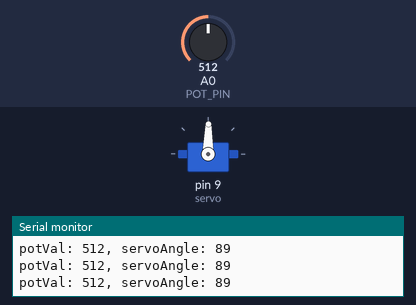
This sketch was run on a simulated Arduino Uno, built with avr-gcc and run on an emulated ATmega328P. On the bench: servo, the last lines printed to the serial monitor. The test bench sets the inputs (shaded band); at power-on: A0 (POT_PIN) = 512.

Above: at 1.2 s.
1.3 s: A0 (POT_PIN) set to 560
At 1.6 s:
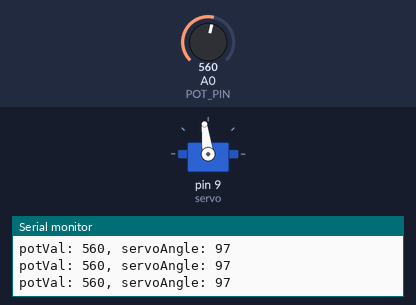
4.3 s: A0 (POT_PIN) set to 583
At 5.5 s:
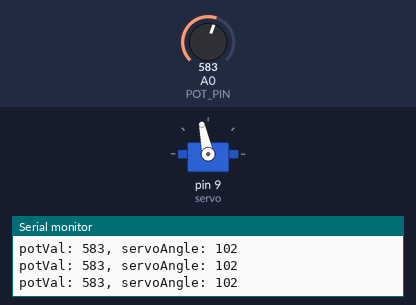
5.8 s: A0 (POT_PIN) set to 306
At 6.7 s:
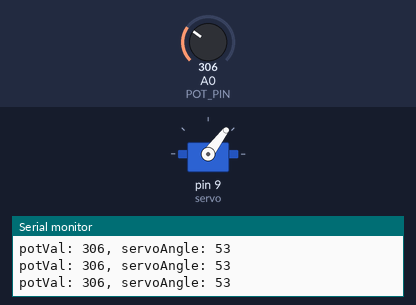
7.3 s: A0 (POT_PIN) set to 108
At 8.2 s:
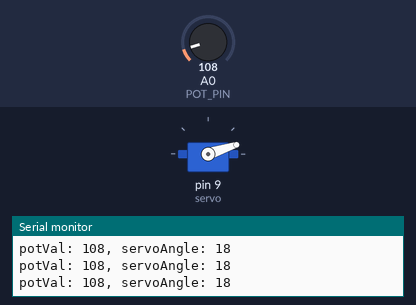
8.8 s: A0 (POT_PIN) set to 93
At 9.6 s:
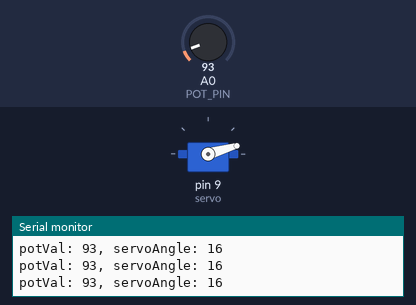
11.8 s: A0 (POT_PIN) set to 122
At 13.2 s:
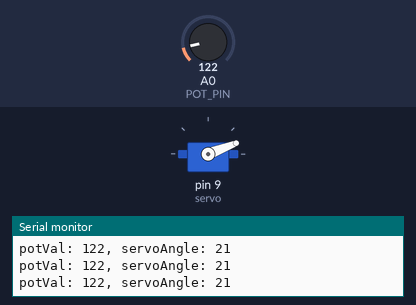
Timing chart, 0 to 14.3 s (numbered marks = the images above; inputs shaded):
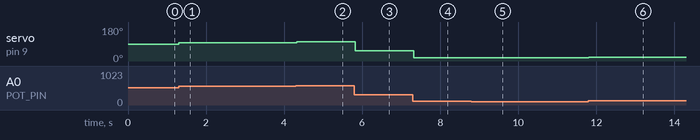

Measured:
- after the input at 1.3 s, servo on pin 9 (servo): 89° → 97° at once
- after the input at 4.3 s, servo on pin 9 (servo): 97° → 102° at once
- after the input at 5.8 s, servo on pin 9 (servo): 102° → 53° at once
- after the input at 7.3 s, servo on pin 9 (servo): 53° → 18° at once
- after the input at 8.8 s, servo on pin 9 (servo): 18° → 16° at once
- after the input at 11.8 s, servo on pin 9 (servo): 16° → 21° at once

The sketch:

project5-mood-cue.ino
```cpp
#include <Servo.h>

Servo servo;
int const POT_PIN = A0;
int const BAUD_RATE = 9600;
int const POT_MAX = 1023;
int const SERVO_MAX = 179;
int const LOOP_DELAY = 15;
int potVal; // value retrieved from potentiometer
int servoAngle; // angle to position to servo

void setup() {
	servo.attach(9);
	Serial.begin(BAUD_RATE);
}

void loop() {
	changeServoAngle();
	delay(LOOP_DELAY);
}

// sets servo position to a position mapped to the potentiometer value
void changeServoAngle() {
	potVal = analogRead(POT_PIN);

	// map() scales number. this call scales potVal from 0 to 1023 to a
	// number between 0 and 179
	servoAngle = map(potVal, 0 , POT_MAX, 0 , SERVO_MAX);

	servo.write(servoAngle);

	printToSerialMonitor(potVal, servoAngle);
}

void printToSerialMonitor(int potVal, int servoAngle) {
	Serial.print("potVal: ");
	Serial.print(potVal);
	Serial.print(", servoAngle: ");
	Serial.println(servoAngle);
}
```
